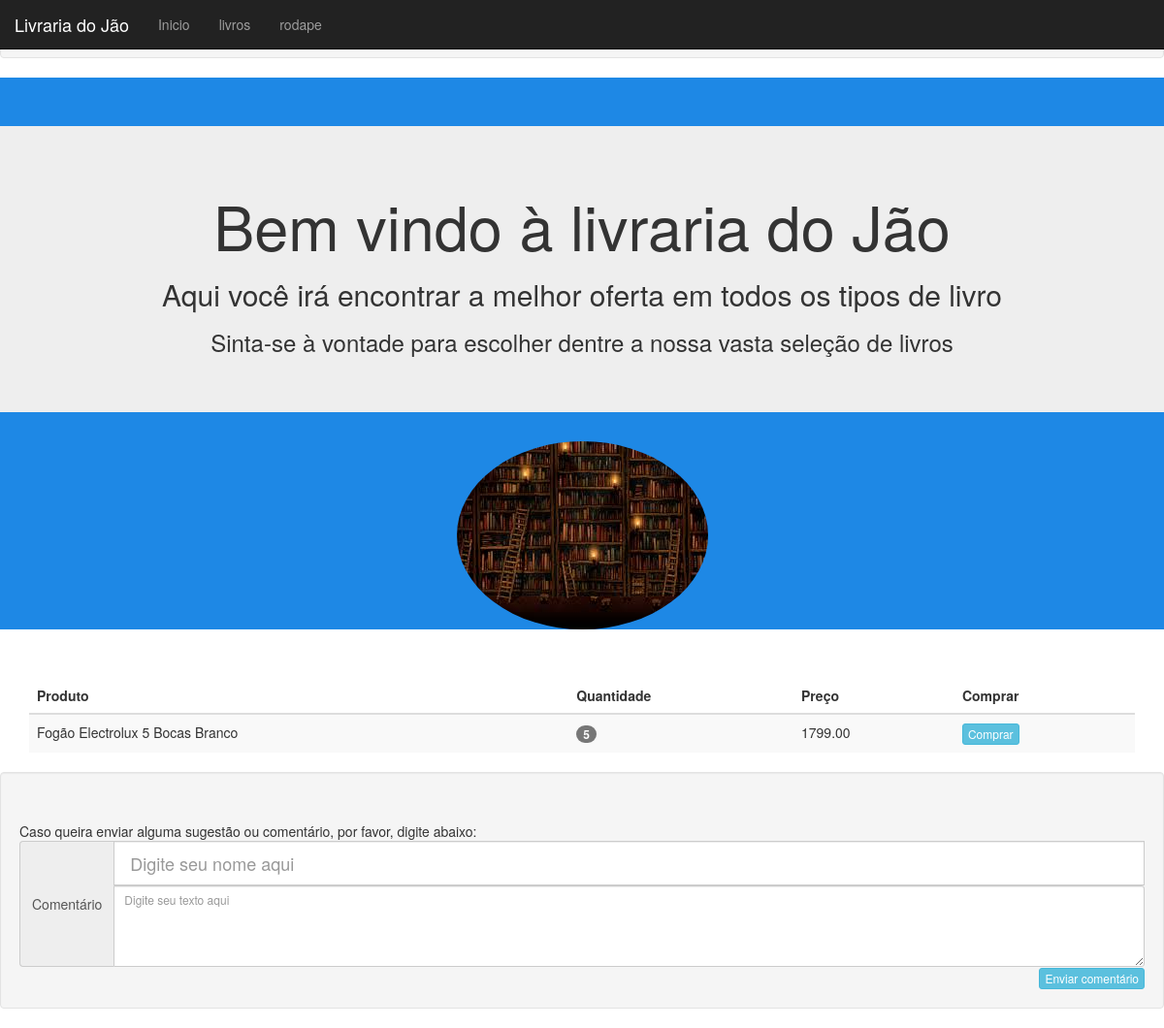
Page /eletrodomestico/ on the committed database.
### vendas/models.py (models this page shows, shortened)
class Menu(models.Model):
    texto = models.CharField(max_length=20, db_index=True)
    ref = models.CharField(max_length=20, blank=True)
    class Meta:
        ordering = ('texto',)

class Descricao(models.Model):
    texto = models.CharField(max_length=200, db_index=True)
    size = models.CharField(max_length=3)
    class Meta:
        ordering = ('size',)

class Carousel(models.Model):
    imagem = models.TextField(blank=True)
    class Meta:
        ordering = ('imagem',)
    def __str__(self):
        return self.imagem

class Tabela(models.Model):
    titulo = models.CharField(max_length=20, db_index=True)
    class Meta:
        ordering = ('pk',)
    def __str__(self):
        return self.titulo

class Produto(models.Model):
    categoria = models.ForeignKey(Categoria, related_name='produtos')
    nome = models.CharField(max_length=200, db_index=True)
    slug = models.SlugField(max_length=200, db_index=True)
    imagem = models.TextField(blank=True)
    descricao = models.TextField(blank=True)
    preco = models.DecimalField(max_digits=10, decimal_places=2)
    estoque = models.PositiveIntegerField()
    disponivel = models.BooleanField(default=True)
    data_cadastramento = models.DateTimeField(auto_now_add=True)
    data_atualizacao = models.DateTimeField(auto_now=True)
    botao = models.CharField(max_length=10, db_index=True, default="Comprar")
    class Meta:
        ordering = ('-data_cadastramento',)

class Rodape(models.Model):
    titulo = models.CharField(max_length=20, db_index=True)
    class Meta:
        ordering = ('pk',)
    def __str__(self):
        return self.titulo

### vendas/views.py (the view)
# urls.py: url(r'^(?P<slug_da_categoria>[-\w]+)/$', views.lista_produtos, name='lista_produtos_por_categoria'),
def lista_produtos(request, slug_da_categoria=None):
    categoria = None
    categorias = Categoria.objects.all()
    produtos = Produto.objects.filter(disponivel=True)
    if slug_da_categoria:
        categoria = get_object_or_404(Categoria, slug=slug_da_categoria)
        produtos = produtos.filter(categoria=categoria)
    return render(request, 'vendas/produto/lista.html', {'categorias': categorias,
                                                         'produtos': produtos,
                                                         'categoria': categoria,
                                                         'menu' : get_menu_categorias(),
                                                         'carousel' : get_carousel(),
                                                         'descricao': get_descricao(),
                                                         'comment': get_rodape(),
                                                         'tabela': get_tabela()})

### vendas/views.py (called while the page is built)
def get_menu_categorias():
    menu = Menu.objects.all()
    return menu

def get_carousel():
    carousel = Carousel.objects.all()
    return carousel

def get_descricao():
    descricao = Descricao.objects.all()
    return descricao

def get_tabela():
    tabela = Tabela.objects.all()
    return tabela

def get_rodape():
    rodape = Rodape.objects.all()
    return rodape

### vendas/templates/vendas/produto/lista.html (shortened to what this page needs)
{% extends "vendas/base.html" %}
{% block navbar %}
    {% with menu as itens %}
        {{ block.super }}
    {% endwith %}
{% endblock %}
{% load static %}
{% block conteudo %}
    {% static "vendas/imagens/" as baseUrl %}
    <div id="inicio">
    <div class="jumbotron">
        {% for desc in descricao %}
            {% with '/'|add:desc.size as tag %}
                <{{ desc.size }} align="center">{{ desc.texto }}<{{ tag | safe }}>
            {% endwith %}
        {% endfor %}
    </div>
    <div id="carousel" class="carousel slide" align="center" data-ride="carousel">
        <div class="carousel-inner" style="width: 259px; height: 194px">
            {% for img in carousel %}
                {% if forloop.first %}
                    <div class="item active">
                {% else %}
                    <div class="item">
                {% endif %}
            <img class="d-block w-100 h-100 img-circle" src="{% static '/vendas/imagens/' %}/{{ img }}">
            </div>
            {% endfor %}
            </div>
        </div>
    </div>
    <div class="container" id="livros">
        <table class="table table-striped">
            <thead>
            <tr>
                {% for titulo in tabela %}
                    <th>{{ titulo }}</th>
                {% endfor %}
            </tr>
            </thead>
          <tbody>
          {% for produto in produtos %}
            <tr>
                <td class="book">{{ produto.nome }}</td>
                <td><span class="badge">{{ produto.estoque }}</span></td>
                <td class="price" name="">{{ produto.preco }}</td>
                <td>
                    <button type="button" class="btn btn-xs btn-info">
                        {{ produto.botao }}
                    </button>
                </td>
            </tr>
        {% endfor %}
        </table>
    </div>
    <div id="rodape" class="well">
    <footer>
        <span align="center">{{ comment.0 }}</span>
        <form action="" id="comment">
            <div class="input-group">
                <span class="input-group-addon">{{ comment.1 }}</span>
                <input type="text" class="form-control input-lg" aria-label="Comentário"
                       placeholder="{{ comment.2 }}">
                <textarea rows="4" class="form-control input-sm" cols="50" name="comment"
                          placeholder="{{ comment.3 }}"></textarea>
            </div>
        </form>
        <div align="right">
            <button onclick="cleanForm();" type="button" class="btn btn-xs btn-info" data-toggle="modal"
                    data-target="#feedback">
                {{ comment.4 }}
            </button>
        </div>
    </footer>
</div>
{% endblock %}

### vendas/templates/vendas/base.html (shortened to what this page needs)
{% load static %}
<!DOCTYPE html>
<html lang="en">
<head>
    <link rel="stylesheet" type="text/css" href="{% static 'vendas/css/bootstrap.css' %}"/>
    <link rel="stylesheet" type="text/css" href="{% static 'vendas/css/base.css' %}"/>
</head>
<body data-spy="scroll" data-target=".navbar" data-offset="50">
<nav class="navbar navbar-inverse navbar-fixed-top">
    <a class="navbar-brand">Livraria do Jão</a>
    {% block navbar %}
        <ul class="nav navbar-nav">
            {% for item in itens %}
                <li><a href="{{ item.ref }}">{{ item.texto }}</a></li>
            {% endfor %}
        </ul>
    {% endblock %}
</nav>
{% block conteudo %}
{% endblock %}
</body>
</html>

### vendas/static/vendas/css/base.css (style rules this page uses)
#inicio { padding-top: 50px; widthcolor: #fff; background-color: #1E88E5; }
#livros { padding-top: 50px; }
#rodape { padding-top: 50px; }

### rows in the picture
Menu: texto "Inicio"
Menu: texto "livros"
Menu: texto "rodape"
Descricao: texto "Bem vindo à livraria do Jão"
Descricao: texto "Aqui você irá encontrar a melhor oferta em todos os tipos de livro"
Descricao: texto "Sinta-se à vontade para escolher dentre a nossa vasta seleção de livros"
Carousel: imagem (picture)
Tabela: titulo "Produto"
Tabela: titulo "Quantidade"
Tabela: titulo "Preço"
Tabela: titulo "Comprar"
Produto: nome "Fogão Electrolux 5 Bocas Branco", estoque "5", preco "1799.00", botao "Comprar"
Rodape: titulo "Caso queira enviar alguma sugestão ou comentário, por favor, digite abaixo:"
Rodape: titulo "Comentário"
Rodape: titulo "Digite seu nome aqui"
Rodape: comment "Digite seu texto aqui"
Rodape: titulo "Enviar comentário"
